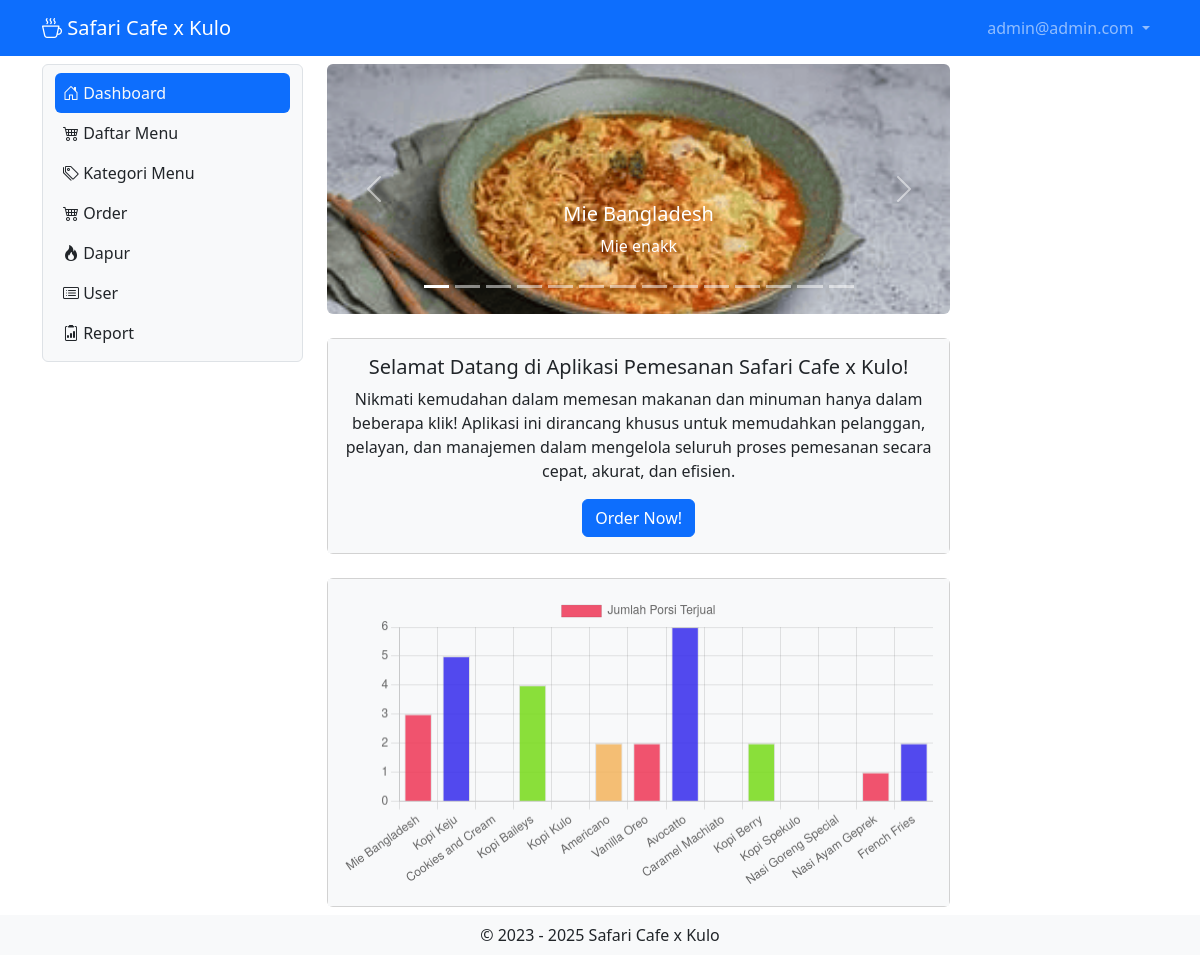
/home (signed in), run on the app's committed database.
### tables this page shows
CREATE TABLE `tb_user` (
  `id` int(11) NOT NULL,
  `username` varchar(200) NOT NULL,
  `password` varchar(200) NOT NULL,
  `level` int(1) NOT NULL,
  `nama` varchar(200) NOT NULL,
  `nohp` varchar(15) NOT NULL,
  `alamat` varchar(300) NOT NULL
);

CREATE TABLE `tb_daftar_menu` (
  `id` int(10) NOT NULL,
  `foto` varchar(200) NOT NULL,
  `nama_menu` varchar(200) NOT NULL,
  `keterangan` varchar(200) NOT NULL,
  `kategori` int(10) NOT NULL,
  `harga` varchar(50) NOT NULL,
  `stok` varchar(50) NOT NULL
);

### home.php (the view, shortened to what this page needs)
<?php
include "proses/connect.php";
$query = mysqli_query($conn, "SELECT * FROM tb_daftar_menu");
while ($row = mysqli_fetch_array($query)) {
    $result[] = $row;
}
$query_chart = mysqli_query($conn, "SELECT nama_menu, tb_daftar_menu.id, SUM(tb_list_order.jumlah) AS total_jumlah
FROM tb_daftar_menu
LEFT JOIN tb_list_order ON tb_daftar_menu.id = tb_list_order.menu
GROUP BY tb_daftar_menu.id
ORDER BY tb_daftar_menu.id ASC");
while ($record_chart = mysqli_fetch_array($query_chart)){
    $result_chart[] = $record_chart;
}
$array_menu = array_column($result_chart, 'nama_menu');
$array_menu_quote = array_map(function($menu){
    return"'".$menu."'";
}, $array_menu);
$string_menu = implode(',', $array_menu_quote);
$array_jumlah_pesanan = array_column($result_chart, 'total_jumlah');
$string_jumlah_pesanan = implode(',', $array_jumlah_pesanan);
?>
<div class="col-lg-9 mt-2">
    <div id="carouselExampleCaptions" class="carousel slide" data-bs-ride="carousel">
        <div class="carousel-indicators">
            <?php
            $slide = 0;
            $firstSlideButton = true;
            foreach ($result as $dataTombol) {
                ($firstSlideButton) ? $aktif = "active" : $aktif = "";
                $firstSlideButton = false;
                ?>
                <button type="button" data-bs-target="#carouselExampleCaptions" data-bs-slide-to="<?php echo $slide ?>"
                    class="<?php echo $aktif ?>" aria-current="true" aria-label="Slide <?php echo $slide + 1 ?>"></button>
                <?php
                $slide++;
            } ?>
        </div>
        <div class="carousel-inner rounded">
            <?php
            $firstSlide = true;
            foreach ($result as $data) {
                ($firstSlide) ? $aktif = "active" : $aktif = "";
                $firstSlide = false;
                ?>
                <div class="carousel-item <?php echo $aktif ?>">
                    <img src="assets/img/<?php echo $data['foto'] ?>" class="img-fluid"
                        style="height: 250px; width:1000px; object-fit:cover" alt="...">
                    <div class="carousel-caption d-none d-md-block">
                        <h5><?php echo $data['nama_menu'] ?></h5>
                        <p><?php echo $data['keterangan'] ?></p>
                    </div>
                </div>
            <?php } ?>
        </div>
        <button class="carousel-control-prev" type="button" data-bs-target="#carouselExampleCaptions"
            data-bs-slide="prev">
            <span class="carousel-control-prev-icon" aria-hidden="true"></span>
        </button>
        <button class="carousel-control-next" type="button" data-bs-target="#carouselExampleCaptions"
            data-bs-slide="next">
            <span class="carousel-control-next-icon" aria-hidden="true"></span>
        </button>
    </div>
    <div class="card mt-4">
        <div class="card-body text-center border-0 bg-light">
            <h5 class="card-title">Selamat Datang di Aplikasi Pemesanan Safari Cafe x Kulo!</h5>
            <p class="card-text">Nikmati kemudahan dalam memesan makanan dan minuman hanya dalam beberapa klik!
                Aplikasi ini dirancang khusus untuk memudahkan pelanggan, pelayan, dan manajemen dalam mengelola seluruh
                proses pemesanan secara cepat, akurat, dan efisien.</p>
            <a href="order" class="btn btn-primary">Order Now!</a>
        </div>
    </div>
    <div class="card mt-4">
        <div class="card-body text-center border-0 bg-light">
            <div>
                <canvas id="myChart"></canvas>
            </div>
            <script>
                const ctx = document.getElementById('myChart');
                new Chart(ctx, {
                    type: 'bar',
                    data: {
                        labels: [<?php echo $string_menu ?>],
                        datasets: [{
                            label: 'Jumlah Porsi Terjual',
                            data: [<?php echo $string_jumlah_pesanan ?>],
                            borderWidth: 1,
                            backgroundColor:[
                                'rgba(238, 42, 76, 0.8)',
                                'rgba(40, 29, 236, 0.8)',
                                'rgba(251, 250, 127, 0.8)',
                                'rgba(111, 217, 10, 0.8)',
                                'rgba(190, 10, 217, 0.8)',
                                'rgba(242, 172, 76, 0.77)'
                            ]
                        }]
                    },
                    options: {
                        scales: {
                            y: {
                                beginAtZero: true
                            }
                        }
                    }
                });
            </script>
        </div>
    </div>
</div>

### header.php (shortened to what this page needs)
<?php
include "proses/connect.php";
$query = mysqli_query($conn, "SELECT * FROM tb_user WHERE username ='$_SESSION[username_decafe]'");
?>
<nav class="navbar navbar-expand navbar-dark bg-primary sticky-top">
    <div class="container-lg">
        <a class="navbar-brand" href="."><i class="bi bi-cup-hot"></i> Safari Cafe x Kulo</a>
        <div class="collapse navbar-collapse justify-content-end" id="navbarNavDropdown">
            <ul class="navbar-nav">
                <li class="nav-item dropdown">
                    <a class="nav-link dropdown-toggle" href="#" role="button" data-bs-toggle="dropdown"
                        aria-expanded="false">
                        <?php echo $hasil['username']; ?>
                    </a>
                </li>
            </ul>
        </div>
    </div>
</nav>

### data on the page
tb_user: username "admin@admin.com"
tb_daftar_menu: foto (picture), nama_menu "Mie Bangladesh", keterangan "Mie enakk"

### other printed values
chart data {{ $string_menu }} 'Mie Bangladesh','Kopi Keju','Cookies and Cream','Kopi Baileys','Kopi Kulo','Americano','Vanilla Oreo','Avocatto','Caramel Machiato','Kopi Berry','Kopi Spekulo','Nasi Goreng Special','Nasi Ayam Geprek','French Fries'
chart data {{ $string_jumlah_pesanan }} 3,5,,4,,2,2,6,,2,,,1,2
